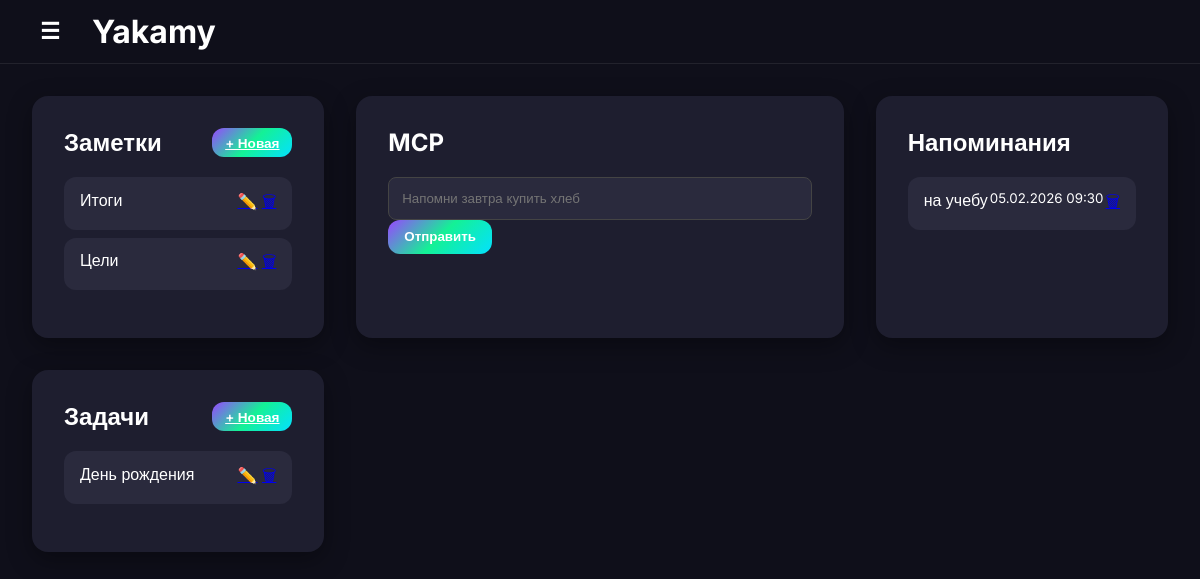
Before: / (signed in) with the older database file.
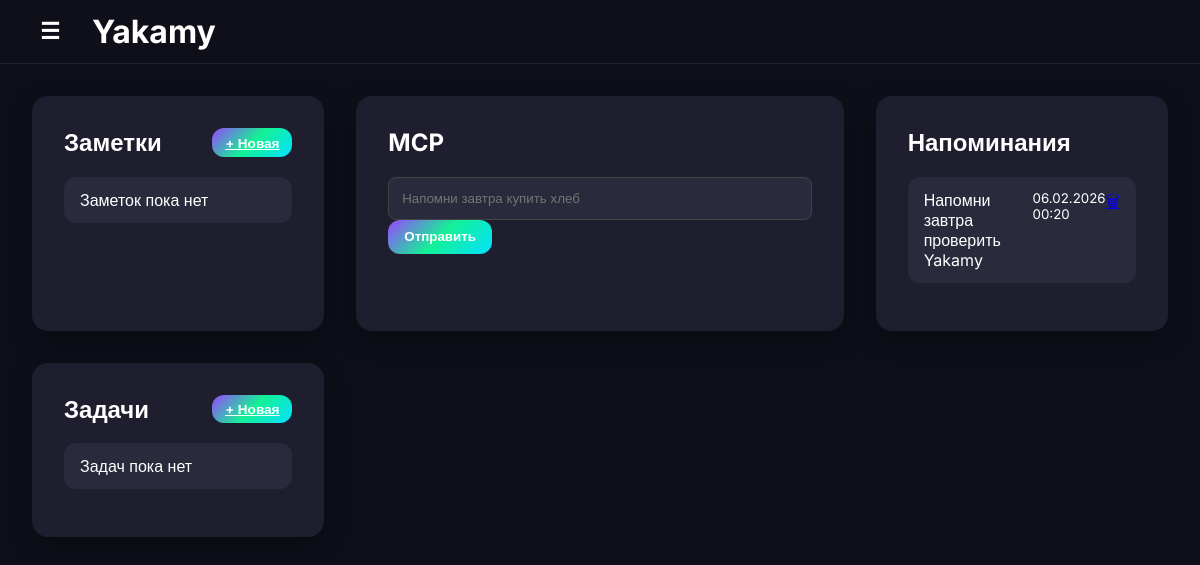
After: the same page with the newer database file.
### core/models.py (models this page shows, shortened)
class BaseModel(models.Model):
    user = models.ForeignKey(
        User,
        on_delete=models.CASCADE,
        related_name="%(class)s_items"
    )
    created_at = models.DateTimeField(auto_now_add=True)
    updated_at = models.DateTimeField(auto_now=True)
    class Meta:
        abstract = True

class Note(BaseModel):
    title = models.CharField(max_length=255)
    content = models.TextField(blank=True)

class Reminder(BaseModel):
    text = models.CharField(max_length=255)
    remind_at = models.DateTimeField()
    is_active = models.BooleanField(default=True)

class Task(BaseModel):
    STATUS_CHOICES = [
        ('todo', 'To Do'),
        ('in_progress', 'In Progress'),
        ('done', 'Done'),
    ]
    title = models.CharField(max_length=255)
    description = models.TextField(blank=True)
    status = models.CharField(
        max_length=20,
        choices=STATUS_CHOICES,
        default='todo'
    )
    priority = models.IntegerField(default=1)
    due_date = models.DateTimeField(null=True, blank=True)

### core/views.py (the view)
# urls.py: path('', views.dashboard, name='dashboard'),
@login_required
def dashboard(request):
    notes = Note.objects.filter(user=request.user)
    tasks = Task.objects.filter(user=request.user)
    reminders = Reminder.objects.filter(user=request.user)
    context = {
        'notes': notes,
        'tasks': tasks,
        'reminders': reminders,
    }
    return render(request, 'dashboard.html', context)

### core/templates/dashboard.html (shortened to what this page needs)
{% load static %}
<!DOCTYPE html>
<html lang="ru">
<head>
    <link rel="stylesheet" href="{% static 'gallery/style.css' %}">
</head>
<body>
<header class="topbar">
    <button class="burger" onclick="toggleSidebar()">☰</button>
    <h1>Yakamy</h1>
</header>
<div class="app">
    <main class="dashboard">
        <section>
            <h2>
                Заметки
                <a href="{% url 'create_note' %}" class="btn small">+ Новая</a>
            </h2>
            <ul>
                {% for note in notes %}
                    <li>
                        {{ note.title }}
                        <span class="actions">
                            <a href="{% url 'edit_note' note.id %}">✏️</a>
                            <a href="{% url 'delete_note' note.id %}">🗑</a>
                        </span>
                    </li>
                {% empty %}
                    <li class="empty">Заметок пока нет</li>
                {% endfor %}
            </ul>
        </section>
        <section class="mcp">
            <h2>MCP</h2>
            <form method="post"
                  action="{% if request.session.mcp %}{% url 'mcp_clarify' %}{% else %}{% url 'mcp_create' %}{% endif %}">
                <input
                    type="text"
                    name="{% if request.session.mcp %}answer{% else %}text{% endif %}"
                    placeholder="Напомни завтра купить хлеб"
                    autocomplete="off"
                    class="{% if request.session.mcp %}mcp-active{% endif %}"
                >
                <button type="submit">Отправить</button>
            </form>
        </section>
        <section>
            <h2>
                Напоминания
            </h2>
            <ul>
                {% for reminder in reminders %}
                    <li>
                        {{ reminder.text }}
                        <small>
                            {{ reminder.remind_at|date:"d.m.Y H:i" }}
                        </small>
                        <span class="actions">
                            <a href="{% url 'delete_reminder' reminder.id %}">🗑</a>
                        </span>
                    </li>
                {% empty %}
                    <li class="empty">Напоминаний пока нет</li>
                {% endfor %}
            </ul>
        </section>
        <section>
            <h2>
                Задачи
                <a href="{% url 'create_task' %}" class="btn small">+ Новая</a>
            </h2>
            <ul>
                {% for task in tasks %}
                    <li>
                        {{ task.title }}
                        <span class="actions">
                            <a href="{% url 'edit_task' task.id %}">✏️</a>
                            <a href="{% url 'delete_task' task.id %}">🗑</a>
                        </span>
                    </li>
                {% empty %}
                    <li class="empty">Задач пока нет</li>
                {% endfor %}
            </ul>
        </section>
    </main>
</div>
</body>
</html>

### core/static/gallery/style.css (style rules this page uses)
:root { --primary: #9945FF; --bg: #0F0F1A; --card: #1E1E2F; --text: #FFFFFF; --muted: #B1B5D6; --shadow: rgba(0,0,0,0.35); --gradient: linear-gradient(135deg, #9945FF, #14F195, #03E1FF); }
* { box-sizing: border-box; }
body { margin: 0; font-family: 'Inter', sans-serif; background: var(--bg); color: var(--text); overflow-x: hidden; }
.topbar { height: 64px; display: flex; align-items: center; gap: 1rem; padding: 0 1.5rem; border-bottom: 1px solid rgba(255,255,255,0.08); }
.burger { background: none; border: none; color: var(--text); font-size: 1.4rem; cursor: pointer; }
.app { position: relative; }
.dashboard { padding: 2rem; display: grid; grid-template-columns: 3fr 5fr 3fr; gap: 2rem; }
section { background: var(--card); padding: 2rem; border-radius: 1rem; box-shadow: 0 8px 24px var(--shadow); }
h2 { margin-top: 0; display: flex; justify-content: space-between; align-items: center; }
.btn, button { background: var(--gradient); border: none; color: white; padding: 0.6rem 1rem; border-radius: 0.75rem; font-weight: 600; cursor: pointer; }
.btn.small { padding: 0.4rem 0.8rem; font-size: 0.85rem; }
ul { list-style: none; padding: 0; }
li { background: #2A2A3D; padding: 0.8rem 1rem; border-radius: 0.75rem; display: flex; justify-content: space-between; margin-bottom: 0.5rem; }
input { width: 100%; padding: 0.8rem; border-radius: 0.5rem; background: #2A2A3D; border: 1px solid #444; color: white; }

Changed rows visible on the page:
removed Note: title "Итоги"
removed Note: title "Цели"
removed Reminder: text "на учебу", remind_at "05.02.2026 09:30"
removed Task: title "День рождения"
added Reminder: text "Напомни завтра проверить Yakamy", remind_at "06.02.2026 00:20"
Other visible differences:
text now shown: "Заметок пока нет Задач пока нет"
